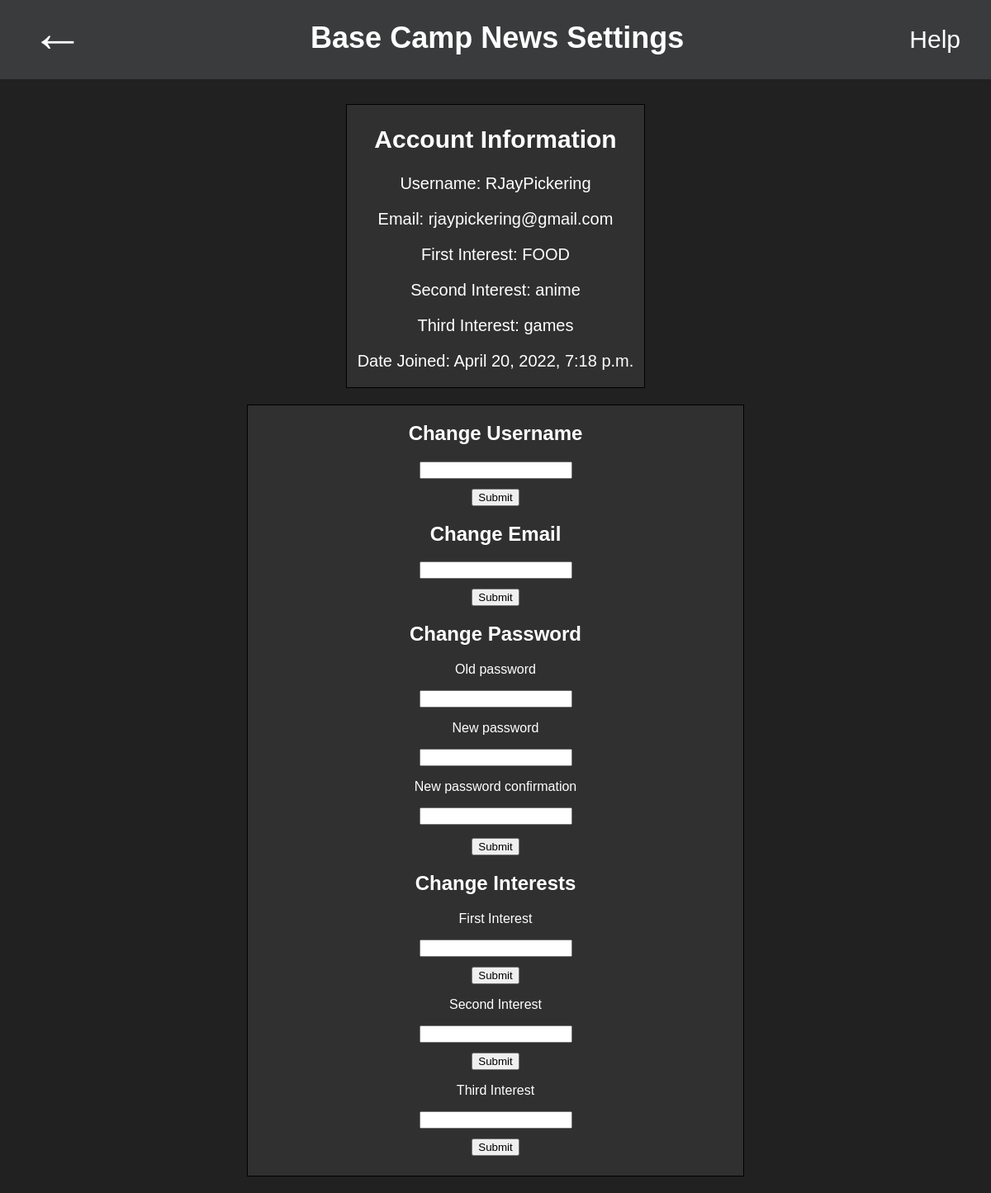
/setting/ (signed in), run on an earlier commit of the app's database.
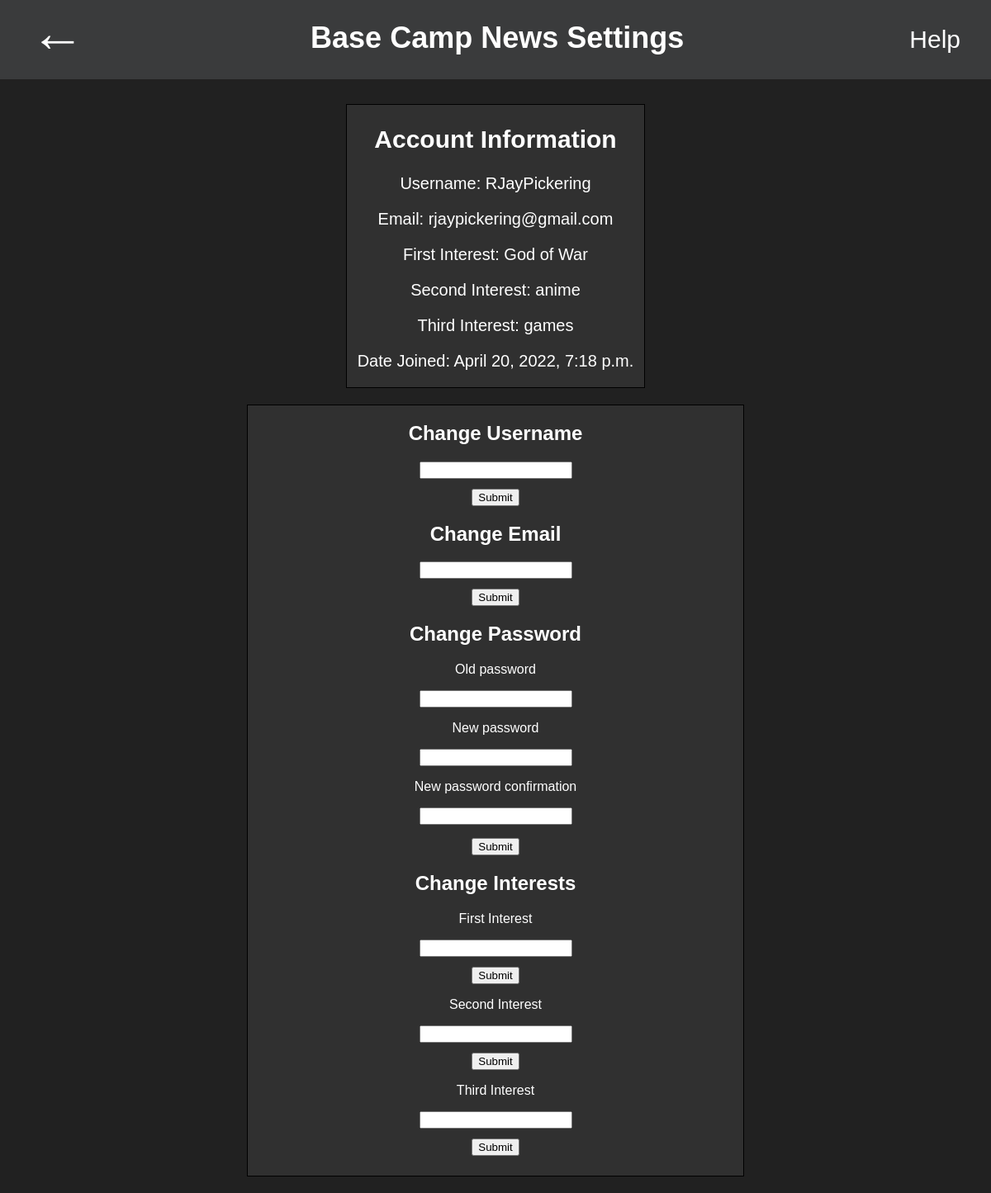
And on a later commit of the database.
### application/models.py (models this page shows, shortened)
class Customer(AbstractBaseUser, PermissionsMixin):
    username = models.CharField(max_length=128, default='New_User_1953', blank="New_User_1953")
    email = models.EmailField(unique=True, default='')
    password1 = models.CharField(max_length=120)
    password2 = models.CharField(max_length=120)
    interest1 = models.CharField(max_length=50)
    interest2 = models.CharField(max_length=50)
    interest3 = models.CharField(max_length=50)
    is_staff = models.BooleanField(default=False)
    is_active = models.BooleanField(default=True)
    date_joined = models.DateTimeField(default=timezone.now)
    USERNAME_FIELD = 'email'
    REQUIRED_FIELDS = []
    objects = CustomerManager()

### application/views.py (the view)
# urls.py: path('setting/', settingStyle, name="settings")
@login_required(login_url='signin')
def settingStyle(request):
    username = request.user.username
    email = request.user.email
    password = request.user.password
    interestOne = request.user.interest1
    interestTwo = request.user.interest2
    interestThree = request.user.interest3
    if request.method == 'POST':
        if 'password_change' in request.POST:
            if request.method == 'POST':
                form = PasswordChangeForm(request.user, request.POST)
                context = {'form':form, "user": username, "email": email, "password":password, "Interest_1": interestOne, "Interest_2": interestTwo, "Interest_3": interestThree}
                if form.is_valid():
                    user = form.save()
                    update_session_auth_hash(request, user)  # Important!
                    messages.success(request, 'Your password was successfully updated!')
                else:
                    messages.error(request, 'Please correct the error below.')
        elif 'username_change' in request.POST:
            user_email = request.user.email
            newusername = request.POST.get('new_username')
            user = Customer.objects.get(email = user_email)
            user.username = newusername
            user.save()
            form = PasswordChangeForm(request.user, request.POST)
            context = {'form':form, "user": username, "email": email, "password":password, "Interest_1": interestOne, "Interest_2": interestTwo, "Interest_3": interestThree}
        elif 'email_change' in request.POST:
            user_email = request.user.email
            newemail = request.POST.get('new_email')
            emails = Customer.objects.get(email = user_email)
            emails.email = newemail
            emails.save()
            form = PasswordChangeForm(request.user, request.POST)
            context = {'form':form, "user": username, "email": email, "password":password, "Interest_1": interestOne, "Interest_2": interestTwo, "Interest_3": interestThree}
        elif 'first_change' in request.POST:
            user_email = request.user.email
            newInterest = request.POST.get('new_first')
            Interest = Customer.objects.get(email = user_email)
            Interest.interest1 = newInterest
            Interest.save()
            form = PasswordChangeForm(request.user, request.POST)
            context = {'form':form, "user": username, "email": email, "password":password, "Interest_1": interestOne, "Interest_2": interestTwo, "Interest_3": interestThree}
        elif 'second_change' in request.POST:
            user_email = request.user.email
            newInterest = request.POST.get('new_second')
            Interest = Customer.objects.get(email = user_email)
            Interest.interest2 = newInterest
            Interest.save()
            form = PasswordChangeForm(request.user, request.POST)
            context = {'form':form, "user": username, "email": email, "password":password, "Interest_1": interestOne, "Interest_2": interestTwo, "Interest_3": interestThree}
        elif 'third_change' in request.POST:
            user_email = request.user.email
            newInterest = request.POST.get('new_third')
            Interest = Customer.objects.get(email = user_email)
            Interest.interest3 = newInterest
            Interest.save()
            form = PasswordChangeForm(request.user, request.POST)
            context = {'form':form, "user": username, "email": email, "password":password, "Interest_1": interestOne, "Interest_2": interestTwo, "Interest_3": interestThree}
    else:
        form = PasswordChangeForm(request.user, request.POST)
        context = {'form':form, "user": username, "email": email, "password":password, "Interest_1": interestOne, "Interest_2": interestTwo, "Interest_3": interestThree}
    return render(request, 'settings.html', context)

### application/templates/settings.html (shortened to what this page needs)
{% load static %}
<!DOCTYPE html>
<html lang="en">
  <head>
    <link rel="stylesheet" href="{% static 'index.css' %}" />
  </head>
  <body id="main" class="settings_background">
    <div class="settings_flex">
      <a class="home_settings" onclick="history.back()">←</a>
      <h1>Base Camp News Settings</h1>
      <div class="help_button">
        <p class="openHelp" onclick="openHelp()">Help</p>
      </div>
    </div>
    <div class="settings_forms_2-0">
      <div class="information_box">
        <h2>Account Information</h2>
        <p>Username: {{request.user.username}}</p>
        <p>Email: {{request.user.email}}</p>
        <p>First Interest: {{request.user.interest1}}</p>
        <p>Second Interest: {{request.user.interest2}}</p>
        <p>Third Interest: {{request.user.interest3}}</p>
        <p>Date Joined: {{request.user.date_joined}}</p>
      </div>
      <div class="change_username">
        <form action="" method="POST" >
          <h2>Change Username</h2>
          <div><input
            type="text"
            name="new_username"
          />
          <div class="submit_button">
          <input type="submit" value="Submit" name="username_change" id="username_submit"/>
          </div>
        </form>
      </div>
      <div class="change_email">
        <form action="" method="POST" >
            <h2>Change Email</h2>
            <div><input
              type="text"
              name="new_email"
            />
            <div class="submit_button">
            <input type="submit" value="Submit" name="email_change" />
            </div>
        </form>
      </div>
      <div class="password_box">
        <form action="" method="POST" >
          <h2>Change Password</h2>
          <p>{{form.old_password.label}}</p>
          <p>{{form.old_password}}</p>
          <p>{{form.new_password1.label}}</p>
          <p>{{form.new_password1}}</p>
          <p>{{form.new_password2.label}}</p>
          <p>{{form.new_password2}}</p>
          <div class="submit_button">
          <input type="submit" value="Submit" name="password_change" />
          </div>
        </form>
      </div>
      <div class="interest_change">
        <form action="" method="POST" class="interest_change">
            <h2>Change Interests</h2>
            <p>First Interest</p>
            <div><input
              type="text"
              name="new_first"
            />
            <div class="submit_button">
            <input type="submit" value="Submit" name="first_change" />
            </div>
            <p>Second Interest</p>
            <div><input
              type="text"
              name="new_second"
            />
            <div class="submit_button">
            <input type="submit" value="Submit" name="second_change" />
            </div>
            <p>Third Interest</p>
            <div><input
              type="text"
              name="new_third"
            />
            <div class="submit_button">
            <input type="submit" value="Submit" name="third_change" />
            </div>
        </form>
      </div>
    </div>
  </body>
</html>

What changed in the data, as far as the page shows it:
changed Customer "RJayPickering": user.interest1 "FOOD" → "God of War"
